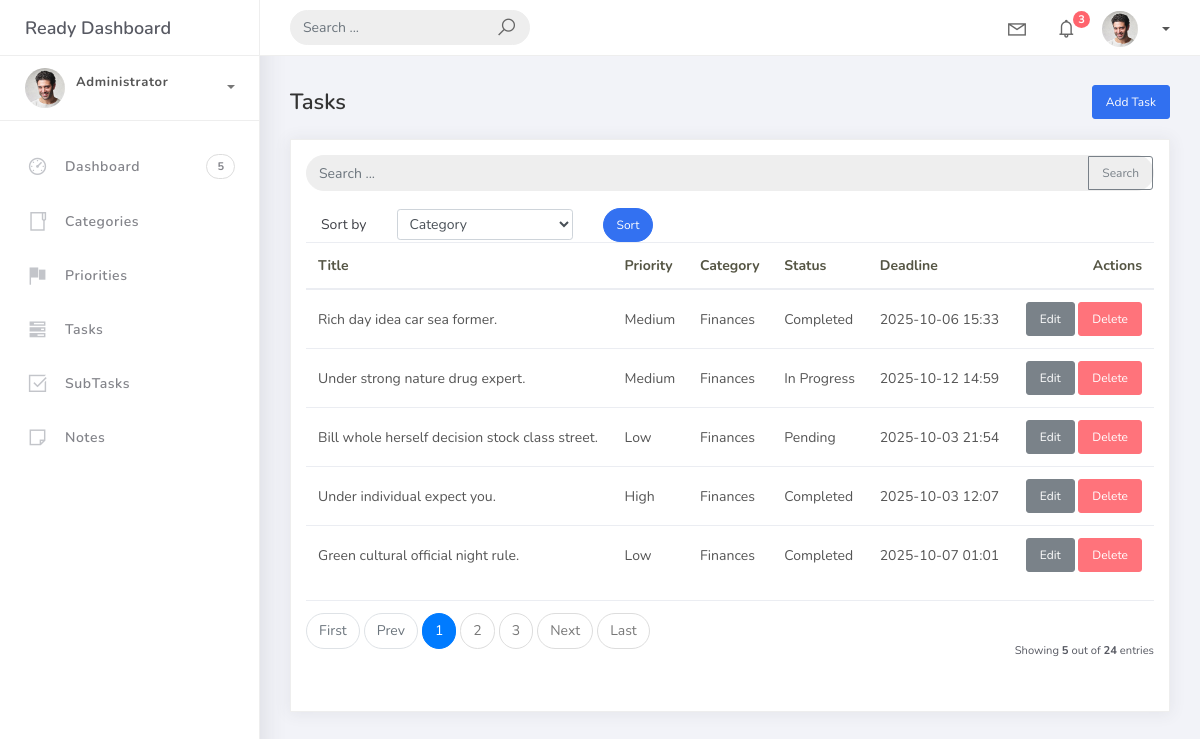
/tasks/, run on the app's committed database.
### Application/models.py (models this page shows, shortened)
class BaseModel(models.Model):
    created_at = models.DateTimeField(auto_now_add=True)
    updated_at = models.DateTimeField(auto_now=True)
    class Meta:
        abstract = True

class Task(BaseModel):
    title = models.CharField(max_length=200)
    description = models.TextField(blank=True)
    status = models.CharField(max_length=50, choices=STATUS_CHOICES, default="Pending")
    deadline = models.DateTimeField(null=True, blank=True)
    priority = models.ForeignKey(Priority, on_delete=models.CASCADE, related_name='tasks')
    category = models.ForeignKey(Category, on_delete=models.CASCADE, related_name='tasks')

class Priority(BaseModel):
    name = models.CharField(max_length=100)
    class Meta:
        verbose_name = "Priority"
        verbose_name_plural = "Priorities"

class Category(BaseModel):
    name = models.CharField(max_length=100)
    class Meta:
        verbose_name = "Category"
        verbose_name_plural = "Categories"

### Application/views.py (the view, shortened to what this page needs)
# urls.py: path('tasks/', views.TaskListView.as_view(), name='task-list'),
class TaskListView(ListView):
    model = Task
    template_name = 'task_list.html'
    context_object_name = 'tasks'
    ordering = ['category__name', 'priority__name', 'title']
    paginate_by = 5
    def get_ordering(self):
        allowed = [
            'title',
            'status',
            'deadline',
            'priority__name',
            'category__name',
            'created_at',
            '-created_at',
        ]
        sort_by = self.request.GET.get('sort_by')
        if sort_by in allowed:
            return sort_by
        return 'category__name'
    def get_queryset(self):
        qs = super().get_queryset().select_related('priority', 'category')
        q = self.request.GET.get('q')
        return qs
    def get_context_data(self, **kwargs):
        context = super().get_context_data(**kwargs)
        context['q'] = self.request.GET.get('q', '')
        context['sort_by'] = self.get_ordering()
        return context

### templates/task_list.html (shortened to what this page needs)
{% extends 'base.html' %}
{% block content %}
<div class="content">
  <div class="container-fluid">
    <h4 class="page-title d-flex justify-content-between align-items-center">
      <span>Tasks</span>
      <a href="{% url 'task-add' %}" class="btn btn-primary btn-sm">Add Task</a>
    </h4>
    <div class="card">
      <div class="card-body table-responsive">
        {% include 'includes/search_form.html' %}
        {% with current=sort_by|default:'category__name' %}
        <div class="col-md-12">
          <form method="get" class="row g-2 align-items-center">
            <div class="col-auto">
              <label for="taskSortSelect" class="col-form-label">Sort by</label>
            </div>
            <div class="col-auto">
              <select class="form-control form-control-sm" id="taskSortSelect" name="sort_by" onchange="this.form.submit()">
                <option value="category__name" {% if current == 'category__name' %}selected{% endif %}>Category</option>
              </select>
            </div>
            <div class="col-auto">
              <button type="submit" class="btn btn-primary btn-sm btn-rounded">Sort</button>
            </div>
          </form>
        </div>
        {% endwith %}
        <table class="table">
          <thead>
            <tr>
              <th>Title</th>
              <th>Priority</th>
              <th>Category</th>
              <th>Status</th>
              <th>Deadline</th>
              <th class="text-right">Actions</th>
            </tr>
          </thead>
          <tbody>
            {% for task in tasks %}
            <tr>
              <td>{{ task.title }}</td>
              <td>{{ task.priority.name }}</td>
              <td>{{ task.category.name }}</td>
              <td>{{ task.status }}</td>
              <td>{{ task.deadline|date:'Y-m-d H:i' }}</td>
              <td class="text-right">
                <a href="{% url 'task-edit' task.pk %}" class="btn btn-sm btn-secondary">Edit</a>
                <a href="{% url 'task-delete' task.pk %}" class="btn btn-sm btn-danger">Delete</a>
              </td>
            </tr>
            {% empty %}
            <tr>
              <td colspan="6">No tasks yet.</td>
            </tr>
            {% endfor %}
          </tbody>
        </table>
        {% include 'includes/pagination.html' %}
      </div>
    </div>
  </div>
</div>
{% endblock %}

### data on the page
Task: title "Rich day idea car sea former.", priority.name "Medium", category.name "Finances", status "Completed", deadline "2025-10-06 15:33"
Task: title "Under strong nature drug expert.", priority.name "Medium", category.name "Finances", status "In Progress", deadline "2025-10-12 14:59"
Task: title "Bill whole herself decision stock class street.", priority.name "Low", category.name "Finances", status "Pending", deadline "2025-10-03 21:54"
Task: title "Under individual expect you.", priority.name "High", category.name "Finances", status "Completed", deadline "2025-10-03 12:07"
Task: title "Green cultural official night rule.", priority.name "Low", category.name "Finances", status "Completed", deadline "2025-10-07 01:01"

### other printed values
{{ page_num }} "1"
{{ page_num }} "2" "3"
{{ object_list.count }} "5"
{{ paginator.count }} "24"
